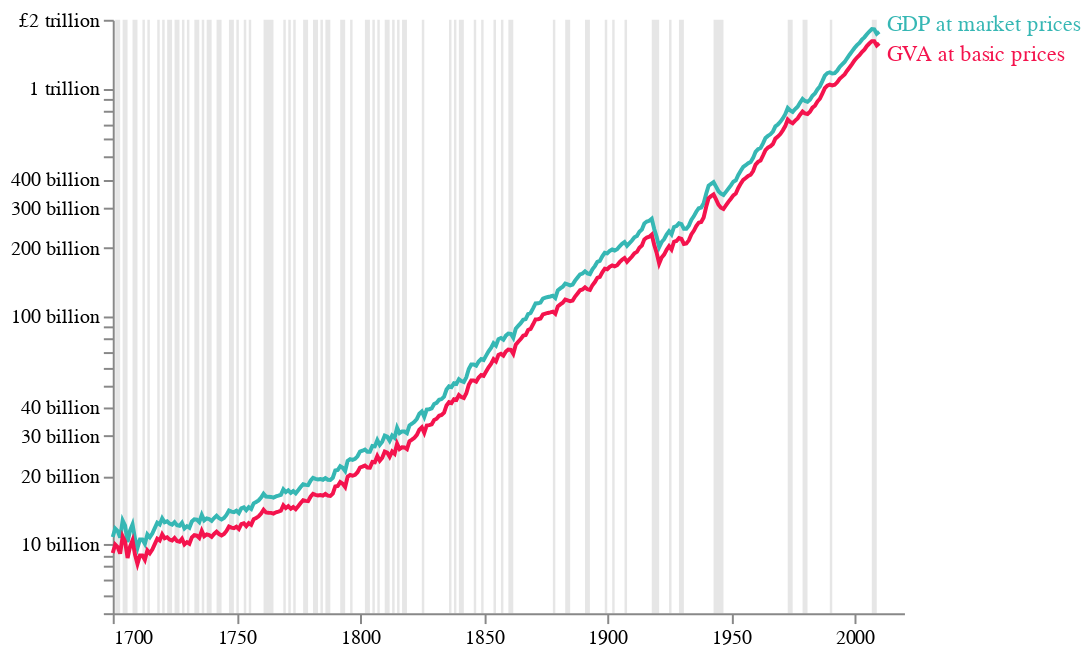

This figure's notebook cell:
### Code cell
base = alt.Chart(f1).encode(
    x=alt.X(
        "year:Q",
        sort=[],
        axis=alt.Axis(
            grid=False,
            title="",
            format='.0f'
        ),
    )
)
line = base.mark_line(color=colors["eco-turquiose"]).encode(
    y=alt.Y(
        "g:Q",
        sort=[],
        axis=alt.Axis(
            grid=False,
            title="",
            format='~s',
            labelExpr= "((datum.label=='2T')?'£2 trillion':replace(replace(datum.label,'G',' billion'),'T',' trillion'))"
        ),
        scale=alt.Scale(type='log',domain=[5000000000,2000000000000],nice=False),
    )
).transform_calculate(g='datum.gdp*1000000')
line2 = base.mark_line(color=colors["eco-dot"]).encode(
    y=alt.Y(
        "v:Q",
    )
).transform_calculate(v='datum.gva*1000000')
# points = line.mark_point(
#     size=25, color=colors["eco-turquiose"], fill=colors["eco-turquiose"]
# )
# area = base.mark_area(opacity=0.4, color=colors["eco-turquiose"]).encode(
#     y="e1:Q", y2="e2:Q"
# )
labels = (
    alt.Chart(pd.DataFrame([{"x": "2009", "y": 1900000000000,"t":'GDP at market prices'}, 
                            {"x": "2009", "y": 1400000000000,"t":'GVA at basic prices'}]))
    .mark_text(align='left',dx=5)
    .encode(x=alt.X("x:Q", sort=[]), y="y:Q",text='t:N',color=alt.Color('t:N',legend=None,scale=alt.Scale(range=[colors['eco-turquiose'],
                                                                                                                 colors['eco-dot']])))
)
rulers = alt.Chart(f1b).encode(
    x=alt.X(
        "peak:Q",
        sort=[],
        axis=alt.Axis(
            grid=False,
            title="",
            format='.0f'
        ),
        scale=alt.Scale(domain=[1700,2020],nice=False)
    ),
    x2='trough:Q'
).mark_rect(color='gray',opacity=0.2)
layer1 = (
    ((rulers+line+line2+labels).properties(height=300, width=400))
    .configure_view(stroke=None)
    .properties(title="")#.configure(customFormatTypes=True)
)
layer1.save("visualisation/" + f + ".json")
layer1.save("visualisation/" + f + ".png")
open("README.md", "a").write(readme)
layer1

### Figure 1 — Vega-Lite specification as saved in the notebook (floating-point values rounded to 4 significant figures; data arrays with more than 128 entries replaced by an {"elided": "..."} marker saying what was removed)
{"config": {"view": {"continuousWidth": 400, "continuousHeight": 300, "stroke": null}}, "layer": [{"data": {"name": "data-085e9919c9db54c9abefef67b4451088"}, "mark": {"type": "rect", "color": "gray", "opacity": 0.2}, "encoding": {"x": {"axis": {"format": ".0f", "grid": false, "title": ""}, "field": "peak", "scale": {"domain": [1700, 2020], "nice": false}, "sort": [], "type": "quantitative"}, "x2": {"field": "trough"}}}, {"data": {"name": "data-1ae602df02ef2ba2d69e43be60dc3b78"}, "mark": {"type": "line", "color": "#36B7B4"}, "encoding": {"x": {"axis": {"format": ".0f", "grid": false, "title": ""}, "field": "year", "sort": [], "type": "quantitative"}, "y": {"axis": {"format": "~s", "grid": false, "labelExpr": "((datum.label=='2T')?'£2 trillion':replace(replace(datum.label,'G',' billion'),'T',' trillion'))", "title": ""}, "field": "g", "scale": {"domain": [5000000000, 2000000000000], "nice": false, "type": "log"}, "sort": [], "type": "quantitative"}}, "transform": [{"calculate": "datum.gdp*1000000", "as": "g"}]}, {"data": {"name": "data-1ae602df02ef2ba2d69e43be60dc3b78"}, "mark": {"type": "line", "color": "#F4134D"}, "encoding": {"x": {"axis": {"format": ".0f", "grid": false, "title": ""}, "field": "year", "sort": [], "type": "quantitative"}, "y": {"field": "v", "type": "quantitative"}}, "transform": [{"calculate": "datum.gva*1000000", "as": "v"}]}, {"data": {"name": "data-3e0a3f913a840205a7b8352842e96238"}, "mark": {"type": "text", "align": "left", "dx": 5}, "encoding": {"color": {"field": "t", "legend": null, "scale": {"range": ["#36B7B4", "#F4134D"]}, "type": "nominal"}, "text": {"field": "t", "type": "nominal"}, "x": {"field": "x", "sort": [], "type": "quantitative"}, "y": {"field": "y", "type": "quantitative"}}}], "height": 300, "title": "", "width": 400, "$schema": "https://vega.github.io/schema/vega-lite/v4.17.0.json", "datasets": {"data-085e9919c9db54c9abefef67b4451088": [{"peak": 1701, "trough": 1703}, {"peak": 1704, "trough": 1706}, {"peak": 1708, "trough": 1710}, {"peak": 1712, "trough": 1713}, {"peak": 1714, "trough": 1715}, {"peak": 1718, "trough": 1719}, {"peak": 1720, "trough": 1721}, {"peak": 1722, "trough": 1724}, {"peak": 1725, "trough": 1727}, {"peak": 1728, "trough": 1729}, {"peak": 1730, "trough": 1731}, {"peak": 1733, "trough": 1735}, {"peak": 1736, "trough": 1737}, {"peak": 1738, "trough": 1740}, {"peak": 1742, "trough": 1744}, {"peak": 1747, "trough": 1749}, {"peak": 1750, "trough": 1751}, {"peak": 1753, "trough": 1754}, {"peak": 1755, "trough": 1756}, {"peak": 1761, "trough": 1765}, {"peak": 1769, "trough": 1770}, {"peak": 1771, "trough": 1772}, {"peak": 1773, "trough": 1774}, {"peak": 1777, "trough": 1779}, {"peak": 1781, "trough": 1783}, {"peak": 1784, "trough": 1785}, {"peak": 1786, "trough": 1788}, {"peak": 1792, "trough": 1794}, {"peak": 1796, "trough": 1797}, {"peak": 1802, "trough": 1804}, {"peak": 1805, "trough": 1806}, {"peak": 1807, "trough": 1808}, {"peak": 1810, "trough": 1812}, {"peak": 1813, "trough": 1814}, {"peak": 1815, "trough": 1816}, {"peak": 1817, "trough": 1819}, {"peak": 1825, "trough": 1826}, {"peak": 1836, "trough": 1837}, {"peak": 1838, "trough": 1839}, {"peak": 1840, "trough": 1842}, {"peak": 1846, "trough": 1847}, {"peak": 1849, "trough": 1850}, {"peak": 1854, "trough": 1855}, {"peak": 1857, "trough": 1858}, {"peak": 1860, "trough": 1862}, {"peak": 1878, "trough": 1879}, {"peak": 1883, "trough": 1885}, {"peak": 1891, "trough": 1893}, {"peak": 1899, "trough": 1900}, {"peak": 1902, "trough": 1903}, {"peak": 1907, "trough": 1908}, {"peak": 1918, "trough": 1921}, {"peak": 1925, "trough": 1926}, {"peak": 1929, "trough": 1931}, {"peak": 1943, "trough": 1947}, {"peak": 1973, "trough": 1975}, {"peak": 1979, "trough": 1981}, {"peak": 1990, "trough": 1991}, {"peak": 2007, "trough": 2009}], "data-1ae602df02ef2ba2d69e43be60dc3b78": {"elided": "311 records"}, "data-3e0a3f913a840205a7b8352842e96238": [{"x": "2009", "y": 1900000000000, "t": "GDP at market prices"}, {"x": "2009", "y": 1400000000000, "t": "GVA at basic prices"}]}}
